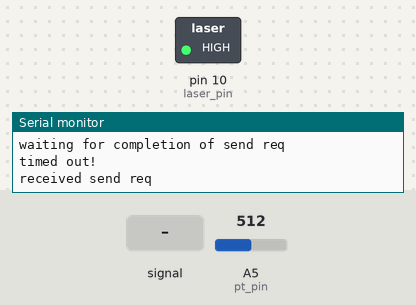
This sketch was run on a simulated Arduino Uno, built with avr-gcc and run on an emulated ATmega328P. On the bench: switched loads named in the sketch (green lamp = pin HIGH), the last lines printed to the serial monitor. Dashed ring = blinking. The inputs (shaded band) are chosen by the test bench; at power-on: A5 (pt_pin) = 512.

Above: at 1.2 s.
1.3 s: A5 (pt_pin) fed a 200 Hz sine of ±460 counts around its level
At 2.1 s:
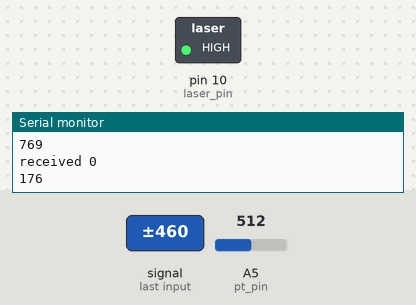
4.3 s: A5 (pt_pin) set to 716
7.3 s: A5 (pt_pin) set to 213
10.3 s: A5 (pt_pin) set to 187
At 11.3 s:
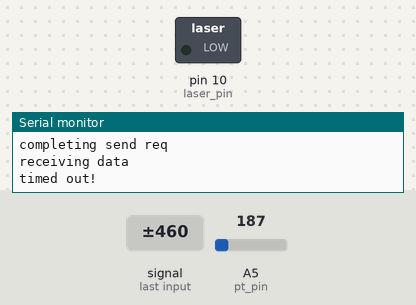
Timing chart, 0 to 12.8 s (numbered marks = the images above; inputs shaded):
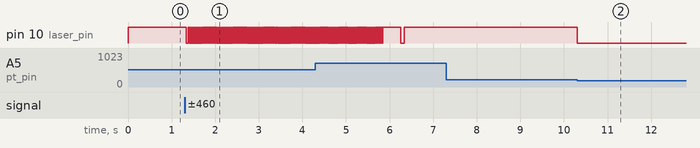

Measured:
- the behaviour switches between 201 and 200 on A5 (pt_pin) (found by bisection; images 1 and 2)
- after the input at 1.3 s, pin 10 (laser_pin): alternates HIGH for 0.02 s and LOW for 0.02 s, starting at once
- after the input at 10.3 s, pin 10 (laser_pin): HIGH → LOW at once

The sketch:

recv.ino
```cpp
const int pt_pin = A5;
const int laser_pin = 10;

const int pt_thres = 200;

// in us
const unsigned int timeout = 50000;

const int buf_len = 32;
char buf[buf_len];

// in us
unsigned long rtt;

void setup()
{
	pinMode(laser_pin, OUTPUT);
	Serial.begin(9600);
}

int wait_for_low()
{
	unsigned long start = micros();

	while (analogRead(pt_pin) > pt_thres)
		if ((micros() - start) >= timeout) {
			Serial.println("timed out!");
			return -1;
		}

	return 0;
}

int wait_for_high()
{
	unsigned long start = micros();

	while (analogRead(pt_pin) <= pt_thres)
		if ((micros() - start) >= timeout) {
			Serial.println("timed out!");
			return -1;
		}

	return 0;
}

int wait_for_high_indef()
{
	unsigned long start = micros();

	while (analogRead(pt_pin) <= pt_thres)
		if ((micros() - start) >= 10*timeout) {
			Serial.println("timed out!");
			return -1;
		}

	return 0;
}


void send_data_to_serial()
{
	int i;

	for (i = buf_len-1; i >= 0; i--)
		if (buf[i])
			break;

	Serial.println("GOT DATA!");
	Serial.println(i);
	Serial.println(String(buf));

	Serial.println("received...");
	for (i = 0; i < buf_len; i++)
		Serial.print(buf[i], HEX);
}

int recv_data()
{
	int i, j;
	char n = 0;
	// unsigned long time = micros();
	int val;

	// wait for start of data (high)
	if (wait_for_high())
		return -1;
	// rtt = micros() - rtt;
	// time = micros() - time;
	//digitalWrite(laser_pin, HIGH);
	// while ((micros() - time) < 250) { delayMicroseconds(5); }
	// delayMicroseconds((rtt - time)/2);

	for (i = 0; i < buf_len; i++) {
		for (j = 0; j < 8; j++) {
			// time = micros();
			if ((val = analogRead(pt_pin)) > pt_thres) {
				buf[i] |= (1 << j);
				Serial.println("received 1");
			} else {
				buf[i] &= ~(1 << j);
				Serial.println("received 0");
			}
			Serial.println(val);

			if (n & 1) {
				digitalWrite(laser_pin, HIGH);
			} else {
				digitalWrite(laser_pin, LOW);
				//delayMicroseconds(80);
			}
			n = ~n;

			//delayMicroseconds(40);
			// while ((micros() - time) < 220)
			// delayMicroseconds(120);
		}
	}

	return 0;
}

void loop()
{
	digitalWrite(laser_pin, LOW);

	// recv send reqest
	if (analogRead(pt_pin) > pt_thres) {
		// ack send request
		Serial.println("received send req");
		digitalWrite(laser_pin, HIGH);
		Serial.println("waiting for completion of send req");
		rtt = micros();
		if (wait_for_low())
			return;
		Serial.println("completing send req");
		digitalWrite(laser_pin, LOW);

		// receive data
		Serial.println("receiving data");
		if (recv_data())
			return;

		Serial.println("sending to serial");
		send_data_to_serial();

		// send ack for data
		Serial.println("sending ack");
		digitalWrite(laser_pin, HIGH);
		Serial.println("waiting for reply");
		if (wait_for_high())
			return;
		Serial.println("completing reply");
		digitalWrite(laser_pin, LOW);
		Serial.println("waiting for completion of ack");
		if (wait_for_low())
			return;
	}
}
```
